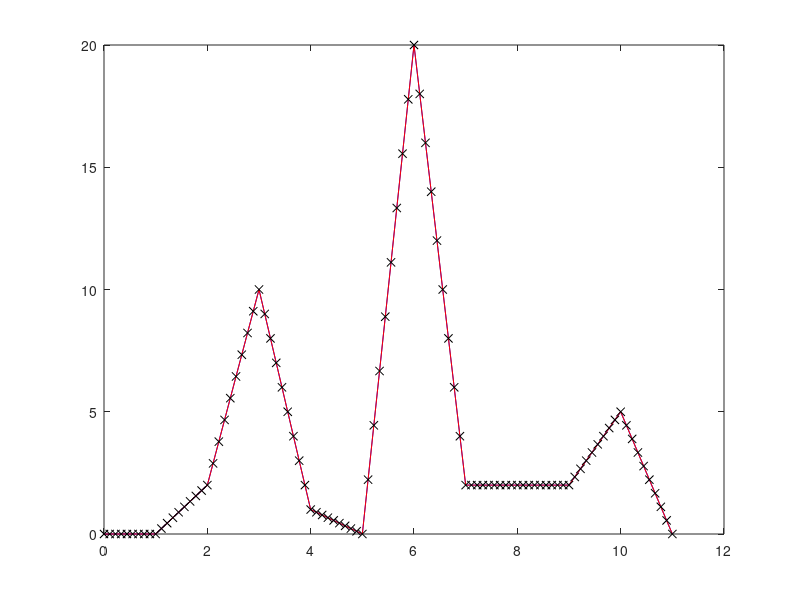
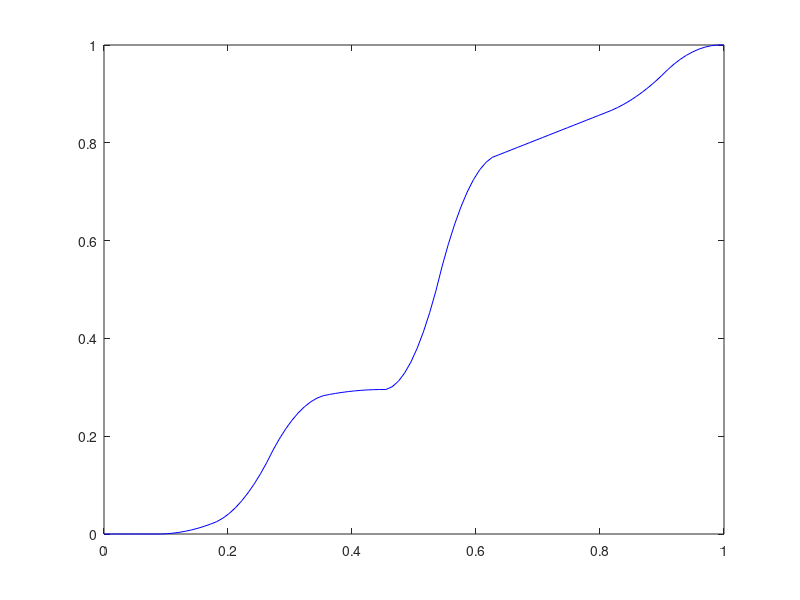
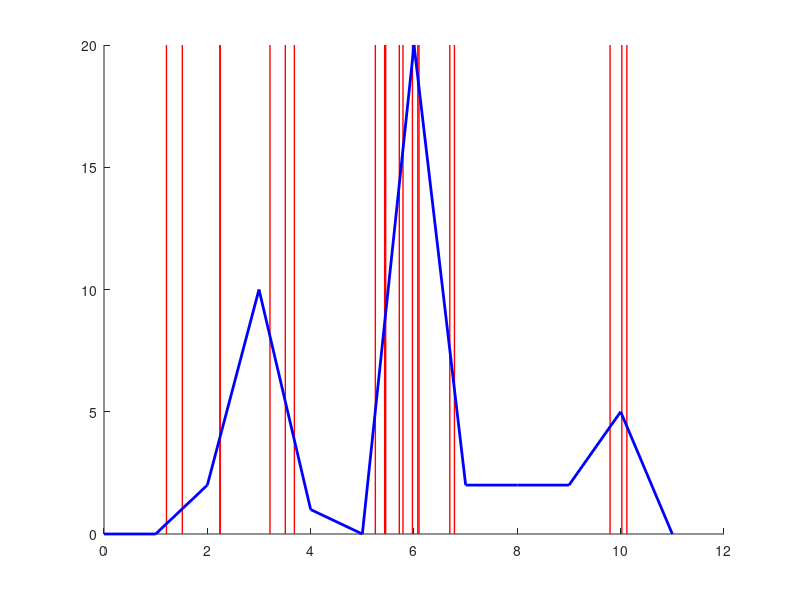

The MATLAB script that drew these images, in order: (Note: this script raises an error after producing the figures.)
clear all
close all
n=100;
m_pdf=[0, 0, 2,10,1, 0,20,2,2,2,5, 0]
ln=size(m_pdf,2)
smpls=linspace(0,ln-1,n);
smpls_val=interp1 (linspace(0,ln-1,ln), m_pdf, smpls);
figure
plot([0:ln-1],m_pdf,'b');
hold on
plot(smpls,smpls_val,'r');
plot(smpls,smpls_val,'kx');

totalSum=0;
for i=[1:n]
	totalSum+=smpls_val(i);
	smpls_val(i)=totalSum;
end
totalSum=1/totalSum;
smpls_val=smpls_val*totalSum;%normalizing
smpls=smpls/(ln-1);
figure

plot(smpls,smpls_val,'b');

figure
nrnd=20;
maxVal=max(m_pdf);
for i=[1:2]
	clf ();
	randomPoints=unifrnd (0,1,[1,nrnd]);
	samples=interp1(smpls_val,smpls,randomPoints);
	hold on
	for sgline=samples*(ln-1)
		plot([sgline,sgline],[0,maxVal],'r','linewidth',1);
	end
	hold on
	plot([0:ln-1],m_pdf,'b','linewidth',2);
	sleep(1);
end
print -depsc2 mtest2.eps